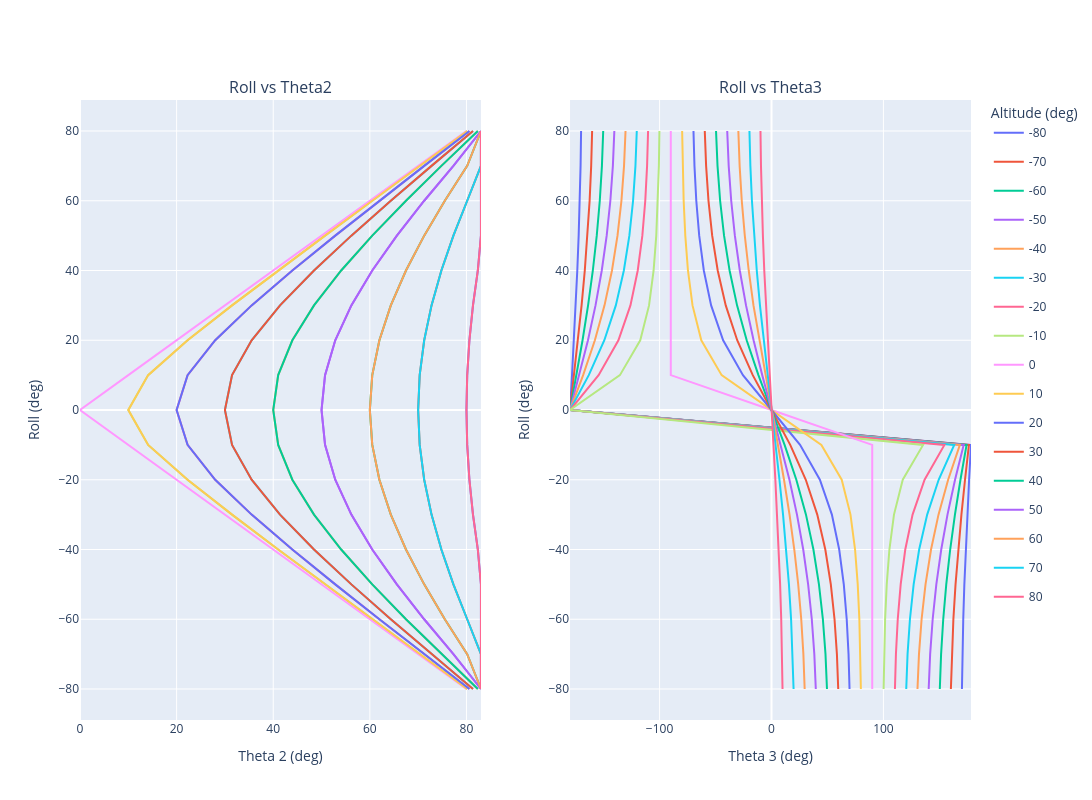

Write notebook code for a chart like this one.
### Markdown cell above
# Roll vs Theta2 and Theta3

### Code cell
fig = make_subplots(
    rows=1, 
    cols=2,
    subplot_titles=("Roll vs Theta2", "Roll vs Theta3")
)

# First plot (theta2)
fig1 = px.line(d, x="i_theta2", y="i_roll", color="i_alt")
for trace in fig1.data:
    trace.legendgroup = trace.name
    trace.showlegend = True   # Only show legend once
    fig.add_trace(trace, row=1, col=1)

# Second plot (theta3)
fig2 = px.line(d, x="i_theta3", y="i_roll", color="i_alt")
for trace in fig2.data:
    trace.legendgroup = trace.name
    trace.showlegend = False  # Hide duplicate legend entries
    fig.add_trace(trace, row=1, col=2)

# Adjust overall layout
fig.update_layout(height=800, width=1600, showlegend=True, legend_title_text="Altitude (deg)")

fig.update_xaxes(title_text="Theta 3 (deg)", row=1, col=2)
fig.update_xaxes(title_text="Theta 2 (deg)", row=1, col=1)

fig.update_yaxes(title_text="Roll (deg)", row=1, col=1)
fig.update_yaxes(title_text="Roll (deg)", row=1, col=2)

fig.show()

### Figure 1 — Plotly figure (JSON) as saved in the notebook; plotly's stock layout.template omitted (floating-point values rounded to 4 significant figures)
{"data": [{"hovertemplate": "i_alt=-80<br>i_theta2=%{x}<br>i_roll=%{y}<extra></extra>", "legendgroup": "-80", "line": {"color": "#636efa", "dash": "solid"}, "marker": {"symbol": "circle"}, "mode": "lines", "name": "-80", "orientation": "v", "showlegend": true, "type": "scatter", "x": [83.0, 83.0, 83.0, 83.0, 82.36, 81.35, 80.61, 80.15, 80.0, 80.15, 80.61, 81.35, 82.36, 83.0, 83.0, 83.0, 83.0], "xaxis": "x", "y": [-80, -70, -60, -50, -40, -30, -20, -10, 0, 10, 20, 30, 40, 50, 60, 70, 80], "yaxis": "y"}, {"hovertemplate": "i_alt=-70<br>i_theta2=%{x}<br>i_roll=%{y}<extra></extra>", "legendgroup": "-70", "line": {"color": "#EF553B", "dash": "solid"}, "marker": {"symbol": "circle"}, "mode": "lines", "name": "-70", "orientation": "v", "showlegend": true, "type": "scatter", "x": [83.0, 83.0, 80.15, 77.3, 74.81, 72.77, 71.25, 70.32, 70.0, 70.32, 71.25, 72.77, 74.81, 77.3, 80.15, 83.0, 83.0], "xaxis": "x", "y": [-80, -70, -60, -50, -40, -30, -20, -10, 0, 10, 20, 30, 40, 50, 60, 70, 80], "yaxis": "y"}, {"hovertemplate": "i_alt=-60<br>i_theta2=%{x}<br>i_roll=%{y}<extra></extra>", "legendgroup": "-60", "line": {"color": "#00cc96", "dash": "solid"}, "marker": {"symbol": "circle"}, "mode": "lines", "name": "-60", "orientation": "v", "showlegend": true, "type": "scatter", "x": [83.0, 80.15, 75.52, 71.25, 67.48, 64.34, 61.98, 60.5, 60.0, 60.5, 61.98, 64.34, 67.48, 71.25, 75.52, 80.15, 83.0], "xaxis": "x", "y": [-80, -70, -60, -50, -40, -30, -20, -10, 0, 10, 20, 30, 40, 50, 60, 70, 80], "yaxis": "y"}, {"hovertemplate": "i_alt=-50<br>i_theta2=%{x}<br>i_roll=%{y}<extra></extra>", "legendgroup": "-50", "line": {"color": "#ab63fa", "dash": "solid"}, "marker": {"symbol": "circle"}, "mode": "lines", "name": "-50", "orientation": "v", "showlegend": true, "type": "scatter", "x": [83.0, 77.3, 71.25, 65.6, 60.5, 56.17, 52.84, 50.73, 50.0, 50.73, 52.84, 56.17, 60.5, 65.6, 71.25, 77.3, 83.0], "xaxis": "x", "y": [-80, -70, -60, -50, -40, -30, -20, -10, 0, 10, 20, 30, 40, 50, 60, 70, 80], "yaxis": "y"}, {"hovertemplate": "i_alt=-40<br>i_theta2=%{x}<br>i_roll=%{y}<extra></extra>", "legendgroup": "-40", "line": {"color": "#FFA15A", "dash": "solid"}, "marker": {"symbol": "circle"}, "mode": "lines", "name": "-40", "orientation": "v", "showlegend": true, "type": "scatter", "x": [82.36, 74.81, 67.48, 60.5, 54.07, 48.44, 43.96, 41.03, 40.0, 41.03, 43.96, 48.44, 54.07, 60.5, 67.48, 74.81, 82.36], "xaxis": "x", "y": [-80, -70, -60, -50, -40, -30, -20, -10, 0, 10, 20, 30, 40, 50, 60, 70, 80], "yaxis": "y"}, {"hovertemplate": "i_alt=-30<br>i_theta2=%{x}<br>i_roll=%{y}<extra></extra>", "legendgroup": "-30", "line": {"color": "#19d3f3", "dash": "solid"}, "marker": {"symbol": "circle"}, "mode": "lines", "name": "-30", "orientation": "v", "showlegend": true, "type": "scatter", "x": [81.35, 72.77, 64.34, 56.17, 48.44, 41.41, 35.53, 31.47, 30.0, 31.47, 35.53, 41.41, 48.44, 56.17, 64.34, 72.77, 81.35], "xaxis": "x", "y": [-80, -70, -60, -50, -40, -30, -20, -10, 0, 10, 20, 30, 40, 50, 60, 70, 80], "yaxis": "y"}, {"hovertemplate": "i_alt=-20<br>i_theta2=%{x}<br>i_roll=%{y}<extra></extra>", "legendgroup": "-20", "line": {"color": "#FF6692", "dash": "solid"}, "marker": {"symbol": "circle"}, "mode": "lines", "name": "-20", "orientation": "v", "showlegend": true, "type": "scatter", "x": [80.61, 71.25, 61.98, 52.84, 43.96, 35.53, 27.99, 22.27, 20.0, 22.27, 27.99, 35.53, 43.96, 52.84, 61.98, 71.25, 80.61], "xaxis": "x", "y": [-80, -70, -60, -50, -40, -30, -20, -10, 0, 10, 20, 30, 40, 50, 60, 70, 80], "yaxis": "y"}, {"hovertemplate": "i_alt=-10<br>i_theta2=%{x}<br>i_roll=%{y}<extra></extra>", "legendgroup": "-10", "line": {"color": "#B6E880", "dash": "solid"}, "marker": {"symbol": "circle"}, "mode": "lines", "name": "-10", "orientation": "v", "showlegend": true, "type": "scatter", "x": [80.15, 70.32, 60.5, 50.73, 41.03, 31.47, 22.27, 14.11, 10.0, 14.11, 22.27, 31.47, 41.03, 50.73, 60.5, 70.32, 80.15], "xaxis": "x", "y": [-80, -70, -60, -50, -40, -30, -20, -10, 0, 10, 20, 30, 40, 50, 60, 70, 80], "yaxis": "y"}, {"hovertemplate": "i_alt=0<br>i_theta2=%{x}<br>i_roll=%{y}<extra></extra>", "legendgroup": "0", "line": {"color": "#FF97FF", "dash": "solid"}, "marker": {"symbol": "circle"}, "mode": "lines", "name": "0", "orientation": "v", "showlegend": true, "type": "scatter", "x": [80.0, 70.0, 60.0, 50.0, 40.0, 30.0, 20.0, 10.0, 0.0, 10.0, 20.0, 30.0, 40.0, 50.0, 60.0, 70.0, 80.0], "xaxis": "x", "y": [-80, -70, -60, -50, -40, -30, -20, -10, 0, 10, 20, 30, 40, 50, 60, 70, 80], "yaxis": "y"}, {"hovertemplate": "i_alt=10<br>i_theta2=%{x}<br>i_roll=%{y}<extra></extra>", "legendgroup": "10", "line": {"color": "#FECB52", "dash": "solid"}, "marker": {"symbol": "circle"}, "mode": "lines", "name": "10", "orientation": "v", "showlegend": true, "type": "scatter", "x": [80.15, 70.32, 60.5, 50.73, 41.03, 31.47, 22.27, 14.11, 10.0, 14.11, 22.27, 31.47, 41.03, 50.73, 60.5, 70.32, 80.15], "xaxis": "x", "y": [-80, -70, -60, -50, -40, -30, -20, -10, 0, 10, 20, 30, 40, 50, 60, 70, 80], "yaxis": "y"}, {"hovertemplate": "i_alt=20<br>i_theta2=%{x}<br>i_roll=%{y}<extra></extra>", "legendgroup": "20", "line": {"color": "#636efa", "dash": "solid"}, "marker": {"symbol": "circle"}, "mode": "lines", "name": "20", "orientation": "v", "showlegend": true, "type": "scatter", "x": [80.61, 71.25, 61.98, 52.84, 43.96, 35.53, 27.99, 22.27, 20.0, 22.27, 27.99, 35.53, 43.96, 52.84, 61.98, 71.25, 80.61], "xaxis": "x", "y": [-80, -70, -60, -50, -40, -30, -20, -10, 0, 10, 20, 30, 40, 50, 60, 70, 80], "yaxis": "y"}, {"hovertemplate": "i_alt=30<br>i_theta2=%{x}<br>i_roll=%{y}<extra></extra>", "legendgroup": "30", "line": {"color": "#EF553B", "dash": "solid"}, "marker": {"symbol": "circle"}, "mode": "lines", "name": "30", "orientation": "v", "showlegend": true, "type": "scatter", "x": [81.35, 72.77, 64.34, 56.17, 48.44, 41.41, 35.53, 31.47, 30.0, 31.47, 35.53, 41.41, 48.44, 56.17, 64.34, 72.77, 81.35], "xaxis": "x", "y": [-80, -70, -60, -50, -40, -30, -20, -10, 0, 10, 20, 30, 40, 50, 60, 70, 80], "yaxis": "y"}, {"hovertemplate": "i_alt=40<br>i_theta2=%{x}<br>i_roll=%{y}<extra></extra>", "legendgroup": "40", "line": {"color": "#00cc96", "dash": "solid"}, "marker": {"symbol": "circle"}, "mode": "lines", "name": "40", "orientation": "v", "showlegend": true, "type": "scatter", "x": [82.36, 74.81, 67.48, 60.5, 54.07, 48.44, 43.96, 41.03, 40.0, 41.03, 43.96, 48.44, 54.07, 60.5, 67.48, 74.81, 82.36], "xaxis": "x", "y": [-80, -70, -60, -50, -40, -30, -20, -10, 0, 10, 20, 30, 40, 50, 60, 70, 80], "yaxis": "y"}, {"hovertemplate": "i_alt=50<br>i_theta2=%{x}<br>i_roll=%{y}<extra></extra>", "legendgroup": "50", "line": {"color": "#ab63fa", "dash": "solid"}, "marker": {"symbol": "circle"}, "mode": "lines", "name": "50", "orientation": "v", "showlegend": true, "type": "scatter", "x": [83.0, 77.3, 71.25, 65.6, 60.5, 56.17, 52.84, 50.73, 50.0, 50.73, 52.84, 56.17, 60.5, 65.6, 71.25, 77.3, 83.0], "xaxis": "x", "y": [-80, -70, -60, -50, -40, -30, -20, -10, 0, 10, 20, 30, 40, 50, 60, 70, 80], "yaxis": "y"}, {"hovertemplate": "i_alt=60<br>i_theta2=%{x}<br>i_roll=%{y}<extra></extra>", "legendgroup": "60", "line": {"color": "#FFA15A", "dash": "solid"}, "marker": {"symbol": "circle"}, "mode": "lines", "name": "60", "orientation": "v", "showlegend": true, "type": "scatter", "x": [83.0, 80.15, 75.52, 71.25, 67.48, 64.34, 61.98, 60.5, 60.0, 60.5, 61.98, 64.34, 67.48, 71.25, 75.52, 80.15, 83.0], "xaxis": "x", "y": [-80, -70, -60, -50, -40, -30, -20, -10, 0, 10, 20, 30, 40, 50, 60, 70, 80], "yaxis": "y"}, {"hovertemplate": "i_alt=70<br>i_theta2=%{x}<br>i_roll=%{y}<extra></extra>", "legendgroup": "70", "line": {"color": "#19d3f3", "dash": "solid"}, "marker": {"symbol": "circle"}, "mode": "lines", "name": "70", "orientation": "v", "showlegend": true, "type": "scatter", "x": [83.0, 83.0, 80.15, 77.3, 74.81, 72.77, 71.25, 70.32, 70.0, 70.32, 71.25, 72.77, 74.81, 77.3, 80.15, 83.0, 83.0], "xaxis": "x", "y": [-80, -70, -60, -50, -40, -30, -20, -10, 0, 10, 20, 30, 40, 50, 60, 70, 80], "yaxis": "y"}, {"hovertemplate": "i_alt=80<br>i_theta2=%{x}<br>i_roll=%{y}<extra></extra>", "legendgroup": "80", "line": {"color": "#FF6692", "dash": "solid"}, "marker": {"symbol": "circle"}, "mode": "lines", "name": "80", "orientation": "v", "showlegend": true, "type": "scatter", "x": [83.0, 83.0, 83.0, 83.0, 82.36, 81.35, 80.61, 80.15, 80.0, 80.15, 80.61, 81.35, 82.36, 83.0, 83.0, 83.0, 83.0], "xaxis": "x", "y": [-80, -70, -60, -50, -40, -30, -20, -10, 0, 10, 20, 30, 40, 50, 60, 70, 80], "yaxis": "y"}, {"hovertemplate": "i_alt=-80<br>i_theta3=%{x}<br>i_roll=%{y}<extra></extra>", "legendgroup": "-80", "line": {"color": "#636efa", "dash": "solid"}, "marker": {"symbol": "circle"}, "mode": "lines", "name": "-80", "orientation": "v", "showlegend": false, "type": "scatter", "x": [170.1, 170.6, 171.3, 172.3, 173.5, 175.0, 176.5, 178.2, -180.0, -178.2, -176.5, -175.0, -173.5, -172.3, -171.3, -170.6, -170.1], "xaxis": "x2", "y": [-80, -70, -60, -50, -40, -30, -20, -10, 0, 10, 20, 30, 40, 50, 60, 70, 80], "yaxis": "y2"}, {"hovertemplate": "i_alt=-70<br>i_theta3=%{x}<br>i_roll=%{y}<extra></extra>", "legendgroup": "-70", "line": {"color": "#EF553B", "dash": "solid"}, "marker": {"symbol": "circle"}, "mode": "lines", "name": "-70", "orientation": "v", "showlegend": false, "type": "scatter", "x": [160.3, 161.1, 162.5, 164.4, 166.8, 169.7, 172.9, 176.4, -180.0, -176.4, -172.9, -169.7, -166.8, -164.4, -162.5, -161.1, -160.3], "xaxis": "x2", "y": [-80, -70, -60, -50, -40, -30, -20, -10, 0, 10, 20, 30, 40, 50, 60, 70, 80], "yaxis": "y2"}, {"hovertemplate": "i_alt=-60<br>i_theta3=%{x}<br>i_roll=%{y}<extra></extra>", "legendgroup": "-60", "line": {"color": "#00cc96", "dash": "solid"}, "marker": {"symbol": "circle"}, "mode": "lines", "name": "-60", "orientation": "v", "showlegend": false, "type": "scatter", "x": [150.4, 151.5, 153.4, 156.1, 159.6, 163.9, 168.8, 174.3, -180.0, -174.3, -168.8, -163.9, -159.6, -156.1, -153.4, -151.5, -150.4], "xaxis": "x2", "y": [-80, -70, -60, -50, -40, -30, -20, -10, 0, 10, 20, 30, 40, 50, 60, 70, 80], "yaxis": "y2"}, {"hovertemplate": "i_alt=-50<br>i_theta3=%{x}<br>i_roll=%{y}<extra></extra>", "legendgroup": "-50", "line": {"color": "#ab63fa", "dash": "solid"}, "marker": {"symbol": "circle"}, "mode": "lines", "name": "-50", "orientation": "v", "showlegend": false, "type": "scatter", "x": [140.4, 141.7, 144.0, 147.3, 151.7, 157.2, 164.0, 171.7, -180.0, -171.7, -164.0, -157.2, -151.7, -147.3, -144.0, -141.7, -140.4], "xaxis": "x2", "y": [-80, -70, -60, -50, -40, -30, -20, -10, 0, 10, 20, 30, 40, 50, 60, 70, 80], "yaxis": "y2"}, {"hovertemplate": "i_alt=-40<br>i_theta3=%{x}<br>i_roll=%{y}<extra></extra>", "legendgroup": "-40", "line": {"color": "#FFA15A", "dash": "solid"}, "marker": {"symbol": "circle"}, "mode": "lines", "name": "-40", "orientation": "v", "showlegend": false, "type": "scatter", "x": [130.4, 131.8, 134.1, 137.6, 142.5, 149.2, 157.8, 168.3, -180.0, -168.3, -157.8, -149.2, -142.5, -137.6, -134.1, -131.8, -130.4], "xaxis": "x2", "y": [-80, -70, -60, -50, -40, -30, -20, -10, 0, 10, 20, 30, 40, 50, 60, 70, 80], "yaxis": "y2"}, {"hovertemplate": "i_alt=-30<br>i_theta3=%{x}<br>i_roll=%{y}<extra></extra>", "legendgroup": "-30", "line": {"color": "#19d3f3", "dash": "solid"}, "marker": {"symbol": "circle"}, "mode": "lines", "name": "-30", "orientation": "v", "showlegend": false, "type": "scatter", "x": [120.4, 121.6, 123.7, 127.0, 131.9, 139.1, 149.4, 163.3, -180.0, -163.3, -149.4, -139.1, -131.9, -127.0, -123.7, -121.6, -120.4], "xaxis": "x2", "y": [-80, -70, -60, -50, -40, -30, -20, -10, 0, 10, 20, 30, 40, 50, 60, 70, 80], "yaxis": "y2"}, {"hovertemplate": "i_alt=-20<br>i_theta3=%{x}<br>i_roll=%{y}<extra></extra>", "legendgroup": "-20", "line": {"color": "#FF6692", "dash": "solid"}, "marker": {"symbol": "circle"}, "mode": "lines", "name": "-20", "orientation": "v", "showlegend": false, "type": "scatter", "x": [110.3, 111.2, 112.8, 115.4, 119.5, 126.1, 136.8, 154.5, -180.0, -154.5, -136.8, -126.1, -119.5, -115.4, -112.8, -111.2, -110.3], "xaxis": "x2", "y": [-80, -70, -60, -50, -40, -30, -20, -10, 0, 10, 20, 30, 40, 50, 60, 70, 80], "yaxis": "y2"}, {"hovertemplate": "i_alt=-10<br>i_theta3=%{x}<br>i_roll=%{y}<extra></extra>", "legendgroup": "-10", "line": {"color": "#B6E880", "dash": "solid"}, "marker": {"symbol": "circle"}, "mode": "lines", "name": "-10", "orientation": "v", "showlegend": false, "type": "scatter", "x": [100.2, 100.6, 101.5, 103.0, 105.3, 109.4, 117.3, 135.4, -180.0, -135.4, -117.3, -109.4, -105.3, -103.0, -101.5, -100.6, -100.2], "xaxis": "x2", "y": [-80, -70, -60, -50, -40, -30, -20, -10, 0, 10, 20, 30, 40, 50, 60, 70, 80], "yaxis": "y2"}, {"hovertemplate": "i_alt=0<br>i_theta3=%{x}<br>i_roll=%{y}<extra></extra>", "legendgroup": "0", "line": {"color": "#FF97FF", "dash": "solid"}, "marker": {"symbol": "circle"}, "mode": "lines", "name": "0", "orientation": "v", "showlegend": false, "type": "scatter", "x": [90.0, 90.0, 90.0, 90.0, 90.0, 90.0, 90.0, 90.0, 0.0, -90.0, -90.0, -90.0, -90.0, -90.0, -90.0, -90.0, -90.0], "xaxis": "x2", "y": [-80, -70, -60, -50, -40, -30, -20, -10, 0, 10, 20, 30, 40, 50, 60, 70, 80], "yaxis": "y2"}, {"hovertemplate": "i_alt=10<br>i_theta3=%{x}<br>i_roll=%{y}<extra></extra>", "legendgroup": "10", "line": {"color": "#FECB52", "dash": "solid"}, "marker": {"symbol": "circle"}, "mode": "lines", "name": "10", "orientation": "v", "showlegend": false, "type": "scatter", "x": [79.85, 79.37, 78.49, 77.04, 74.66, 70.57, 62.73, 44.56, 0.0, -44.56, -62.73, -70.57, -74.66, -77.04, -78.49, -79.37, -79.85], "xaxis": "x2", "y": [-80, -70, -60, -50, -40, -30, -20, -10, 0, 10, 20, 30, 40, 50, 60, 70, 80], "yaxis": "y2"}, {"hovertemplate": "i_alt=20<br>i_theta3=%{x}<br>i_roll=%{y}<extra></extra>", "legendgroup": "20", "line": {"color": "#636efa", "dash": "solid"}, "marker": {"symbol": "circle"}, "mode": "lines", "name": "20", "orientation": "v", "showlegend": false, "type": "scatter", "x": [69.72, 68.83, 67.2, 64.59, 60.48, 53.95, 43.22, 25.51, 0.0, -25.51, -43.22, -53.95, -60.48, -64.59, -67.2, -68.83, -69.72], "xaxis": "x2", "y": [-80, -70, -60, -50, -40, -30, -20, -10, 0, 10, 20, 30, 40, 50, 60, 70, 80], "yaxis": "y2"}, {"hovertemplate": "i_alt=30<br>i_theta3=%{x}<br>i_roll=%{y}<extra></extra>", "legendgroup": "30", "line": {"color": "#EF553B", "dash": "solid"}, "marker": {"symbol": "circle"}, "mode": "lines", "name": "30", "orientation": "v", "showlegend": false, "type": "scatter", "x": [59.62, 58.43, 56.31, 53.0, 48.07, 40.89, 30.64, 16.74, 0.0, -16.74, -30.64, -40.89, -48.07, -53.0, -56.31, -58.43, -59.62], "xaxis": "x2", "y": [-80, -70, -60, -50, -40, -30, -20, -10, 0, 10, 20, 30, 40, 50, 60, 70, 80], "yaxis": "y2"}, {"hovertemplate": "i_alt=40<br>i_theta3=%{x}<br>i_roll=%{y}<extra></extra>", "legendgroup": "40", "line": {"color": "#00cc96", "dash": "solid"}, "marker": {"symbol": "circle"}, "mode": "lines", "name": "40", "orientation": "v", "showlegend": false, "type": "scatter", "x": [49.57, 48.24, 45.9, 42.39, 37.45, 30.79, 22.18, 11.69, 0.0, -11.69, -22.18, -30.79, -37.45, -42.39, -45.9, -48.24, -49.57], "xaxis": "x2", "y": [-80, -70, -60, -50, -40, -30, -20, -10, 0, 10, 20, 30, 40, 50, 60, 70, 80], "yaxis": "y2"}, {"hovertemplate": "i_alt=50<br>i_theta3=%{x}<br>i_roll=%{y}<extra></extra>", "legendgroup": "50", "line": {"color": "#ab63fa", "dash": "solid"}, "marker": {"symbol": "circle"}, "mode": "lines", "name": "50", "orientation": "v", "showlegend": false, "type": "scatter", "x": [39.57, 38.26, 36.01, 32.73, 28.34, 22.76, 16.01, 8.29, 0.0, -8.29, -16.01, -22.76, -28.34, -32.73, -36.01, -38.26, -39.57], "xaxis": "x2", "y": [-80, -70, -60, -50, -40, -30, -20, -10, 0, 10, 20, 30, 40, 50, 60, 70, 80], "yaxis": "y2"}, {"hovertemplate": "i_alt=60<br>i_theta3=%{x}<br>i_roll=%{y}<extra></extra>", "legendgroup": "60", "line": {"color": "#FFA15A", "dash": "solid"}, "marker": {"symbol": "circle"}, "mode": "lines", "name": "60", "orientation": "v", "showlegend": false, "type": "scatter", "x": [29.62, 28.48, 26.57, 23.86, 20.36, 16.1, 11.17, 5.725, 0.0, -5.725, -11.17, -16.1, -20.36, -23.86, -26.57, -28.48, -29.62], "xaxis": "x2", "y": [-80, -70, -60, -50, -40, -30, -20, -10, 0, 10, 20, 30, 40, 50, 60, 70, 80], "yaxis": "y2"}, {"hovertemplate": "i_alt=70<br>i_theta3=%{x}<br>i_roll=%{y}<extra></extra>", "legendgroup": "70", "line": {"color": "#19d3f3", "dash": "solid"}, "marker": {"symbol": "circle"}, "mode": "lines", "name": "70", "orientation": "v", "showlegend": false, "type": "scatter", "x": [19.72, 18.88, 17.5, 15.58, 13.17, 10.31, 7.096, 3.616, 0.0, -3.616, -7.096, -10.31, -13.17, -15.58, -17.5, -18.88, -19.72], "xaxis": "x2", "y": [-80, -70, -60, -50, -40, -30, -20, -10, 0, 10, 20, 30, 40, 50, 60, 70, 80], "yaxis": "y2"}, {"hovertemplate": "i_alt=80<br>i_theta3=%{x}<br>i_roll=%{y}<extra></extra>", "legendgroup": "80", "line": {"color": "#FF6692", "dash": "solid"}, "marker": {"symbol": "circle"}, "mode": "lines", "name": "80", "orientation": "v", "showlegend": false, "type": "scatter", "x": [9.851, 9.408, 8.682, 7.693, 6.466, 5.038, 3.451, 1.754, 0.0, -1.754, -3.451, -5.038, -6.466, -7.693, -8.682, -9.408, -9.851], "xaxis": "x2", "y": [-80, -70, -60, -50, -40, -30, -20, -10, 0, 10, 20, 30, 40, 50, 60, 70, 80], "yaxis": "y2"}], "layout": {"annotations": [{"font": {"size": 16}, "showarrow": false, "text": "Roll vs Theta2", "x": 0.225, "xanchor": "center", "xref": "paper", "y": 1, "yanchor": "bottom", "yref": "paper"}, {"font": {"size": 16}, "showarrow": false, "text": "Roll vs Theta3", "x": 0.775, "xanchor": "center", "xref": "paper", "y": 1, "yanchor": "bottom", "yref": "paper"}], "height": 800, "legend": {"title": {"text": "Altitude (deg)"}}, "showlegend": true, "width": 1600, "xaxis": {"anchor": "y", "domain": [0, 0.45], "title": {"text": "Theta 2 (deg)"}}, "xaxis2": {"anchor": "y2", "domain": [0.55, 1], "title": {"text": "Theta 3 (deg)"}}, "yaxis": {"anchor": "x", "domain": [0, 1], "title": {"text": "Roll (deg)"}}, "yaxis2": {"anchor": "x2", "domain": [0, 1], "title": {"text": "Roll (deg)"}}}}
